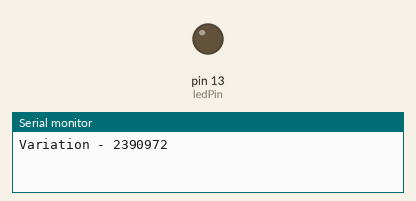
This sketch was run on a simulated Arduino Uno, built with avr-gcc and run on an emulated ATmega328P. On the bench: output pins drawn as LEDs (lit = HIGH), the last lines printed to the serial monitor.

Above: at 2.5 s.
At 4.8 s:
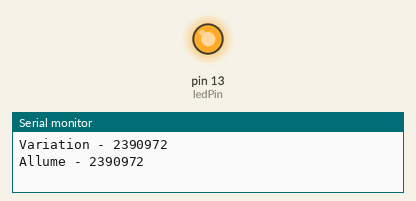
Timing chart, 0 to 8.2 s (numbered marks = the images above):
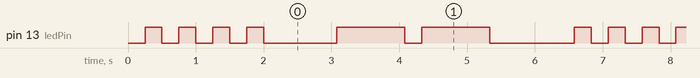

The sketch:

0sx_labo_01.ino
```cpp
//Labo 1 - Gabrielle Bourassa

//Variables
const int ledPin = LED_BUILTIN;
int ledState = LOW;

unsigned long anciennesMillis = 0;

// Faire clignoter la DEL 1 a 5 fois selon l'avant dernier chiffre du numero etudiant (7 , donc 4).
//Utiliser une enum d'etats pour nommer l'etat (clignottement, variation, allumEteint)
enum EtatAppli { CLIGNOTEMENT,
                 VARIATION,
                 ALLUMEETEINT };

EtatAppli etatActuel = CLIGNOTEMENT;
void setup() {
  pinMode(ledPin, OUTPUT);
  Serial.begin(9600);
}

void Clignoter() {
  // Il faudra clignoter 4 fois. Chaque clignottement est de 500 ms. (250 ms off 250ms on)
  // Faire un loop qui fonctionnera 4 fois (avec un compteur). A la fin de la loop, break le cycle et changer l'etat de l'enum.
  unsigned long maintenant = millis();
  const int intervaleClignotement = 250;
  static int compteur = 0;
  const int nbClignotements = 4;

  if (maintenant - anciennesMillis >= intervaleClignotement) {
    anciennesMillis = maintenant;

    if (ledState == LOW) {
      ledState = HIGH;
    } else {
      ledState = LOW;
      compteur++;
    }
    digitalWrite(ledPin, ledState);

    if (compteur == nbClignotements) {
      compteur = 0;
      ledState = LOW;
      digitalWrite(ledPin, ledState);
      Serial.println("Variation - 2390972");
      anciennesMillis = millis();
      etatActuel = VARIATION;
    }
  }
}

void Varier() {
  // Variation d'intensite de la lumiere.
  // Le dernier chiffre le mon numero d'etudiant est pair. Donc, la variation sera de 0 a 100%.
  // La variation doit se faire graduellement pendant 2048ms.
  static int intensite = 0;
  const int dureeTotale = 2048;
  const int gradation = 5;
  unsigned long maintenant = millis();
  const int lumMax = 255;

  if (maintenant - anciennesMillis >= (dureeTotale / (lumMax / gradation))) {
    anciennesMillis = maintenant;

    analogWrite(ledPin, intensite);
    intensite += gradation;

    if (intensite > lumMax) {
      intensite = 0;
      digitalWrite(ledPin, intensite);
      Serial.println("Allume - 2390972");
      anciennesMillis = millis();
      etatActuel = ALLUMEETEINT;
    }
  }
}

void AllumerEteindre() {
  const int intervaleCourte = 250;
  const int intervaleLongue = 1000;
  static int compteur = 0;
  unsigned long maintenant = millis();

  if (compteur == 0 && maintenant - anciennesMillis >= intervaleCourte) {
    anciennesMillis = maintenant;
    ledState = HIGH;
    digitalWrite(ledPin, ledState);
    compteur++;
  } else if (compteur >= 1 && maintenant - anciennesMillis >= intervaleLongue) {
    anciennesMillis = maintenant;
    if (ledState == LOW) {
      ledState = HIGH;
    } else {
      ledState = LOW;
    }

    digitalWrite(ledPin, ledState);
    compteur++;
  }

  if (compteur >= 3) {
    compteur = 0;
    Serial.println("Clignottement - 2390972");
    ledState = LOW;
    digitalWrite(ledPin, ledState);
    etatActuel = CLIGNOTEMENT;
  }
}

void loop() {
  // Utilisation d'un switch case au lieu de ifs avec des numeros:
  switch (etatActuel) {
    case CLIGNOTEMENT:
      Clignoter();
      break;
    case VARIATION:
      Varier();
      break;
    case ALLUMEETEINT:
      AllumerEteindre();
      break;
  }
}
```

Measured:
- by itself, pin 13 (ledPin): repeats every 6.3 s: 3 × (LOW 0.25 s, HIGH 0.25 s), LOW 1.1 s, HIGH 1.0 s, LOW 0.25 s, HIGH 1.0 s, LOW 1.2 s, HIGH 0.25 s
- by itself, everything shown: repeats every 6.3 s, in 12 steps
